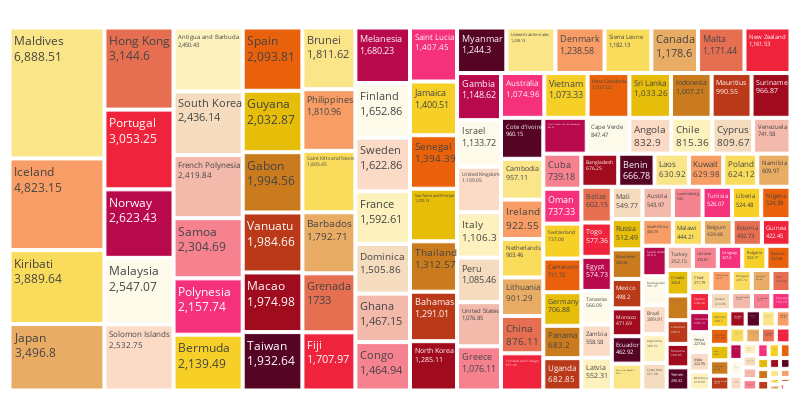

The notebook cell this image was saved under:
### Markdown cell above
## **Consumption of seafood related data (Full TreeMap)**

### Code cell
colors=['#fae588','#f79d65','#f9dc5c','#e8ac65','#e76f51','#ef233c','#b7094c']
consumption_Entity = consumption[['Entity','Fish, Seafood- Food supply quantity (kg/capita/yr) (FAO, 2020)']]
fig = px.treemap(data_frame=consumption_Entity,path=['Entity'],values='Fish, Seafood- Food supply quantity (kg/capita/yr) (FAO, 2020)',width=800, height=400,hover_data=None)
fig.data[0].textinfo = 'label+text+value'
fig.update_layout(
    treemapcolorway = colors, #defines the colors in the treemap
    margin = dict(t=5, l=5, r=5, b=5))

### Figure 1 — Plotly figure (JSON) as saved in the notebook; plotly's stock layout.template omitted (floating-point values rounded to 4 significant figures; data arrays with more than 128 entries replaced by an {"elided": "..."} marker saying what was removed)
{"data": [{"branchvalues": "total", "domain": {"x": [0, 1], "y": [0, 1]}, "hovertemplate": "labels=%{label}<br>Fish, Seafood- Food supply quantity (kg/capita/yr) (FAO, 2020)=%{value}<br>parent=%{parent}<br>id=%{id}<extra></extra>", "ids": {"elided": "178 str values"}, "labels": {"elided": "178 str values"}, "name": "", "parents": {"elided": "178 str values"}, "textinfo": "label+text+value", "type": "treemap", "values": {"elided": "178 float values"}}], "layout": {"height": 400, "legend": {"tracegroupgap": 0}, "margin": {"b": 5, "l": 5, "r": 5, "t": 5}, "treemapcolorway": ["#fae588", "#f79d65", "#f9dc5c", "#e8ac65", "#e76f51", "#ef233c", "#b7094c"], "width": 800}}
